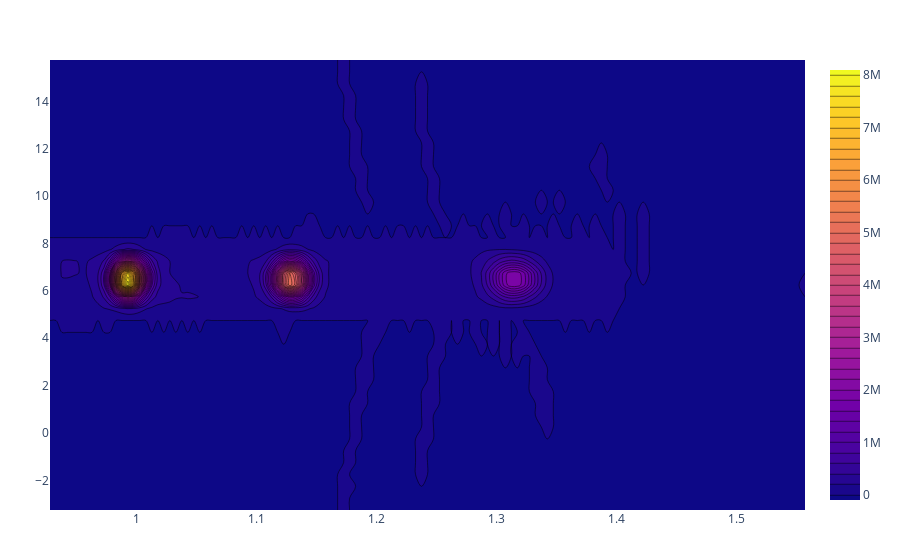

Write notebook code for a chart like this one.
### Code cell
#plot(contour(y=λaxe,x=daxe,z=hlaser.weights, contours_start=0, contours_end=1.8e6, contours_size=1e5))
import PlotlyJS as PlotlyJS
#PlotlyJS.plot(PlotlyJS.contour(y=λaxe,x=daxe,z=hlaser.weights))
PlotlyJS.plot(PlotlyJS.contour(x=λaxe,y=daxe,z=hlaser.weights, contours_start=0, contours_end=8e6, contours_size=2e5))

### Figure 1 — Plotly figure (JSON) as saved in the notebook; plotly's stock layout.template omitted (floating-point values rounded to 4 significant figures; data arrays with more than 128 entries replaced by an {"elided": "..."} marker saying what was removed)
{"data": [{"contours": {"end": 8000000, "size": 200000, "start": 0}, "transpose": true, "type": "contour", "x": [0.9275, 0.9325, 0.9375, 0.9425, 0.9475, 0.9525, 0.9575, 0.9625, 0.9675, 0.9725, 0.9775, 0.9825, 0.9875, 0.9925, 0.9975, 1.002, 1.008, 1.012, 1.018, 1.022, 1.028, 1.032, 1.038, 1.042, 1.048, 1.052, 1.058, 1.062, 1.068, 1.073, 1.077, 1.083, 1.087, 1.093, 1.097, 1.103, 1.107, 1.113, 1.117, 1.123, 1.127, 1.133, 1.137, 1.143, 1.147, 1.153, 1.157, 1.163, 1.167, 1.173, 1.177, 1.183, 1.188, 1.193, 1.198, 1.203, 1.208, 1.213, 1.218, 1.222, 1.228, 1.232, 1.238, 1.242, 1.248, 1.252, 1.258, 1.262, 1.268, 1.272, 1.278, 1.282, 1.288, 1.292, 1.298, 1.302, 1.308, 1.312, 1.318, 1.323, 1.328, 1.333, 1.338, 1.343, 1.347, 1.353, 1.357, 1.363, 1.367, 1.373, 1.377, 1.383, 1.387, 1.393, 1.397, 1.403, 1.407, 1.412, 1.417], "y": [-3.25, -2.75, -2.25, -1.75, -1.25, -0.75, -0.25, 0.25, 0.75, 1.25, 1.75, 2.25, 2.75, 3.25, 3.75, 4.25, 4.75, 5.25, 5.75], "z": {"elided": "127x39 float values"}}], "layout": {"margin": {"b": 50, "l": 50, "r": 50, "t": 60}}}
